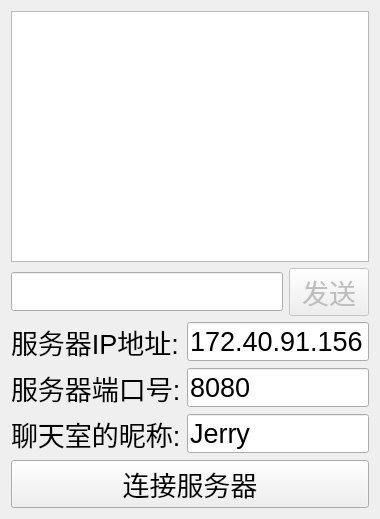
<?xml version="1.0" encoding="UTF-8"?>
<ui version="4.0">
 <class>ClientDialog</class>
 <widget class="QDialog" name="ClientDialog">
  <property name="geometry">
   <rect>
    <x>0</x>
    <y>0</y>
    <width>380</width>
    <height>519</height>
   </rect>
  </property>
  <property name="font">
   <font>
    <pointsize>20</pointsize>
   </font>
  </property>
  <property name="windowTitle">
   <string>聊天室客户端</string>
  </property>
  <layout class="QVBoxLayout" name="verticalLayout">
   <item>
    <widget class="QListWidget" name="listWidget"/>
   </item>
   <item>
    <layout class="QHBoxLayout" name="horizontalLayout">
     <item>
      <widget class="QLineEdit" name="messageEdit"/>
     </item>
     <item>
      <widget class="QPushButton" name="sendButton">
       <property name="enabled">
        <bool>false</bool>
       </property>
       <property name="text">
        <string>发送</string>
       </property>
      </widget>
     </item>
    </layout>
   </item>
   <item>
    <layout class="QGridLayout" name="gridLayout">
     <item row="0" column="0">
      <widget class="QLabel" name="label">
       <property name="text">
        <string>服务器IP地址:</string>
       </property>
      </widget>
     </item>
     <item row="0" column="1">
      <widget class="QLineEdit" name="serverIpEdit">
       <property name="text">
        <string>172.40.91.156</string>
       </property>
      </widget>
     </item>
     <item row="1" column="0">
      <widget class="QLabel" name="label_2">
       <property name="text">
        <string>服务器端口号:</string>
       </property>
      </widget>
     </item>
     <item row="1" column="1">
      <widget class="QLineEdit" name="serverPortEdit">
       <property name="text">
        <string>8080</string>
       </property>
      </widget>
     </item>
     <item row="2" column="0">
      <widget class="QLabel" name="label_3">
       <property name="text">
        <string>聊天室的昵称:</string>
       </property>
      </widget>
     </item>
     <item row="2" column="1">
      <widget class="QLineEdit" name="usernameEdit">
       <property name="text">
        <string>Jerry</string>
       </property>
      </widget>
     </item>
    </layout>
   </item>
   <item>
    <widget class="QPushButton" name="connectButton">
     <property name="text">
      <string>连接服务器</string>
     </property>
    </widget>
   </item>
  </layout>
 </widget>
 <layoutdefault spacing="6" margin="11"/>
 <resources/>
 <connections/>
</ui>
